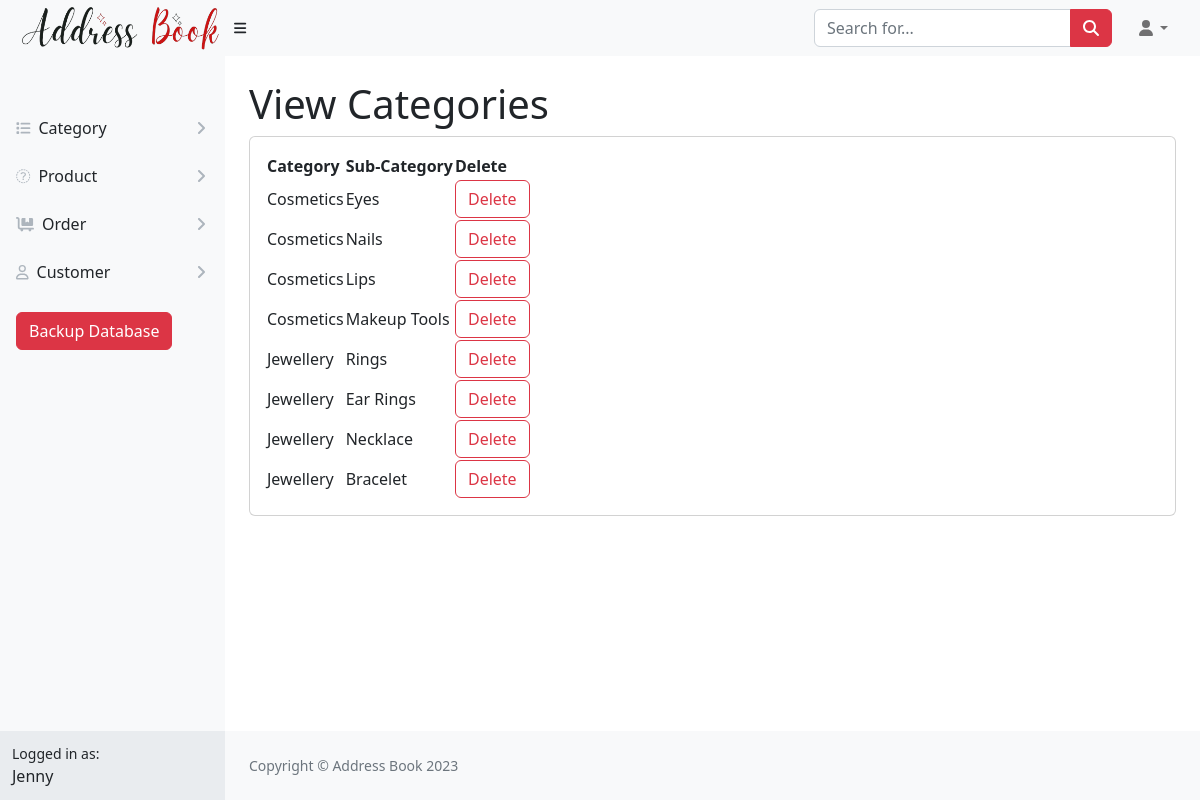
The app's page /admin/vcategory.php with its own data.
### tables this page shows
CREATE TABLE `category` (
  `id` int(11) NOT NULL,
  `cat_name` varchar(50) NOT NULL,
  `parent_id` int(11) NOT NULL
);

### admin/vcategory.php (the view)
<?php include "./header.php"; ?>
<div id="layoutSidenav_content">
    <main>
        <div class="container-fluid px-4">
            <h1 class="mt-4">View Categories</h1>
            <div class="card mb-4">
                <div class="card-body">
                    <table id="datatablesSimple">
                        <thead>
                            <tr>
                                <th>Category</th>
                                <th>Sub-Category</th>
                                <th>Delete</th>
                            </tr>
                        </thead>
                        <tbody>
                            <?php
                            include "./data.php";
                            $query = "SELECT c1.id as category_id, c2.Cat_name Category_name, c1.Cat_name Subcategory_name FROM category c1, category c2 WHERE c2.Id = c1.Parent_id;";
                            $result = mysqli_query($con, $query);
                            foreach ($result as $item) { ?>
                                <tr class="table-active">
                                     <td><?php echo $item['Category_name'] ?></td>
                                     <td><?php echo $item['Subcategory_name'] ?></td>
                                     <td><a href="./dcategory.php?id=<?php echo $item['category_id']?>">
                                        <button type="button" class="btn btn-outline-danger">Delete</button></a></td>
                                </tr>
                            <?php } ?>
                        </tbody>
                    </table>
                </div>
            </div>
        </div>
    </main>
    <?php include "./footer.php"; ?>

### records on screen
category: category.cat_name "Cosmetics", cat_name "Eyes"
category: category.cat_name "Cosmetics", cat_name "Nails"
category: category.cat_name "Cosmetics", cat_name "Lips"
category: category.cat_name "Cosmetics", cat_name "Makeup Tools"
category: category.cat_name "Jewellery", cat_name "Rings"
category: category.cat_name "Jewellery", cat_name "Ear Rings"
category: category.cat_name "Jewellery", cat_name "Necklace"
category: category.cat_name "Jewellery", cat_name "Bracelet"
